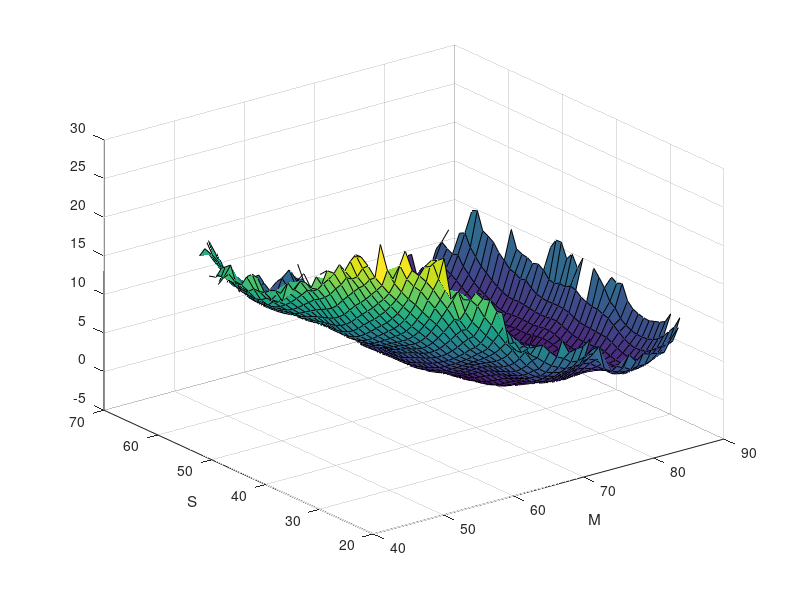
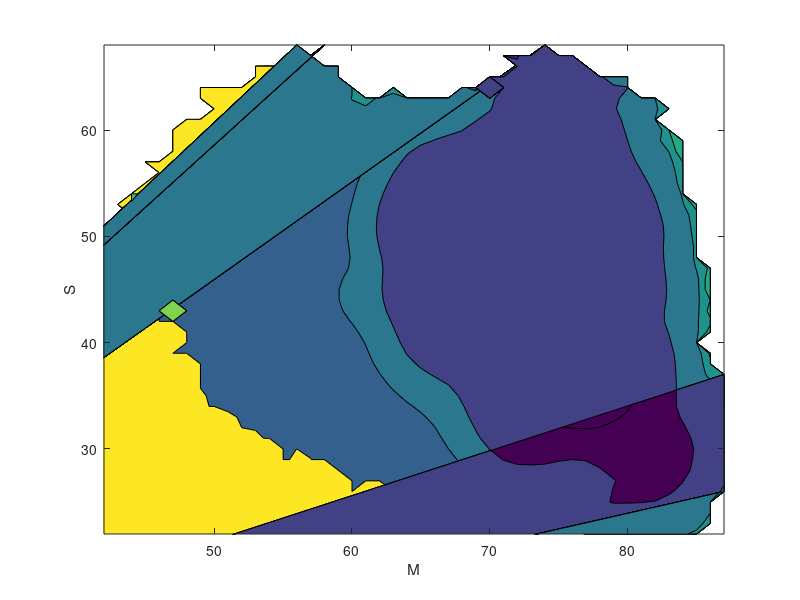

Write the MATLAB code that produced these figures, in order.
close all
clear all
M=linspace(42,87,46);
S=linspace(22,68,47);
G=load('free_energy.dat');
surf(M,S,G');xlabel('M');ylabel('S');
figure
contourf(M,S,G');xlabel('M');ylabel('S');
